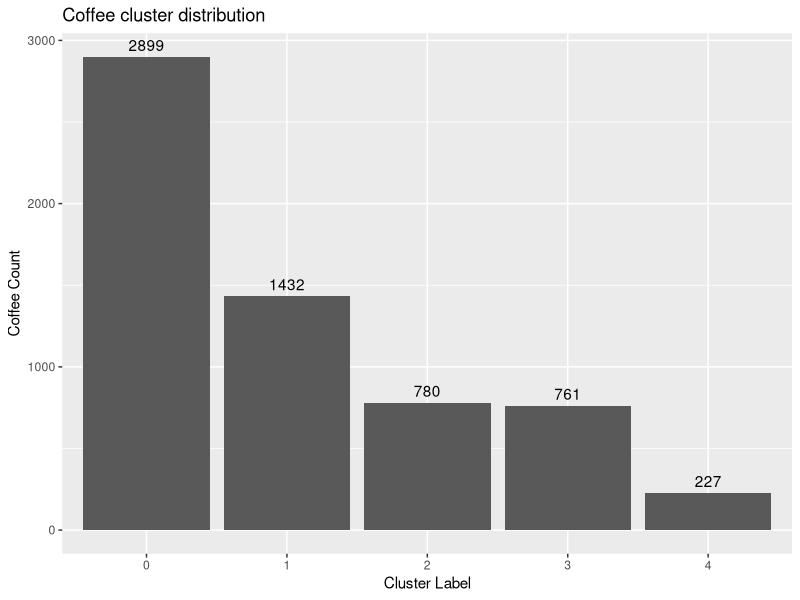
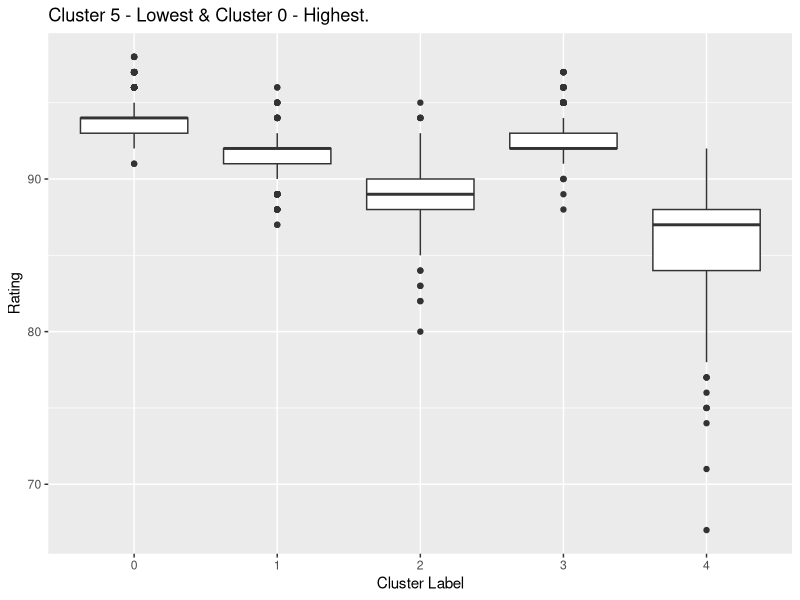
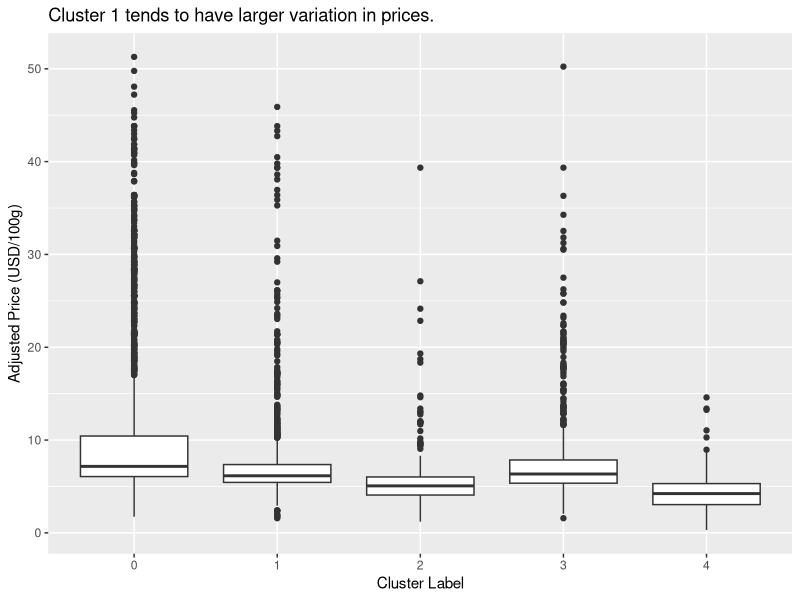
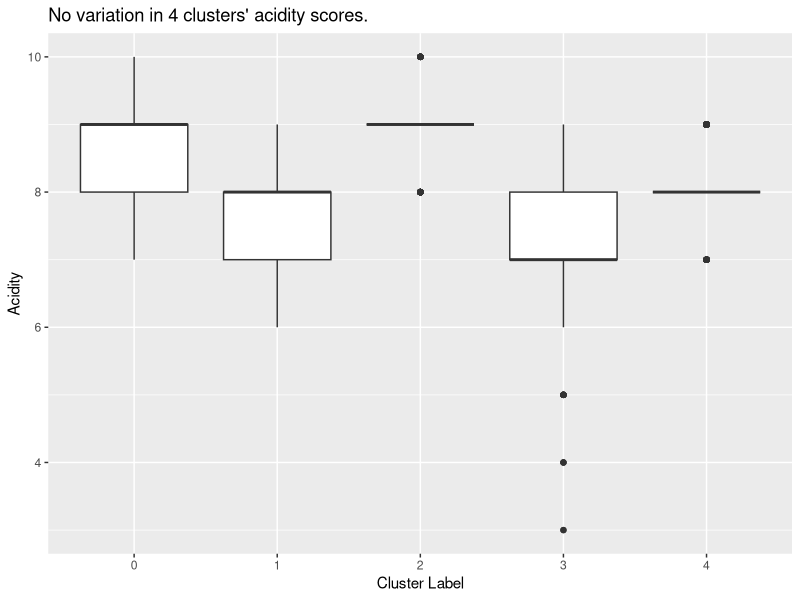
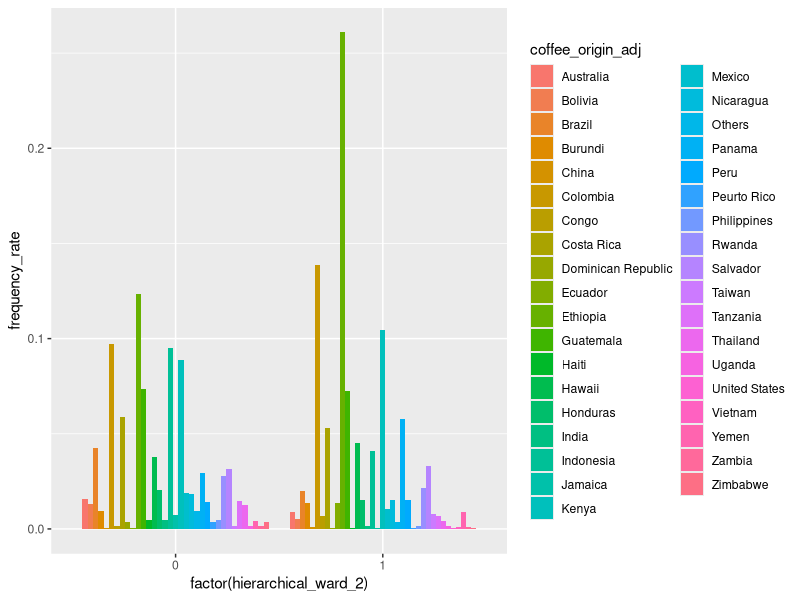

Here is the R script that generated these plots, in order: (Note: this script raises an error after producing the figures.)
## ---- chunk 1
knitr::opts_chunk$set(echo = TRUE)
Sys.setenv(LANG = "en")
rm(list = ls())
## ---- chunk 2
library(tidyverse)
## ---- chunk 3
data <- read.csv("../data/clustered_coffee.csv")
data$coffee_origin_adj[data$coffee_origin_adj == ""] <- NA
data$continent[data$continent == ""] <- NA
head(data)
## ---- chunk 4
# 1. Calculate the frequency
value_counts <- table(data$kmeans_pca_5)
# print(value_counts)

# 2. Convert the table into a data frame
value_counts_df <- as.data.frame(value_counts)

# 3. Create the bar plot
ggplot(value_counts_df, aes(x = Var1, y = Freq)) +
  geom_bar(stat = "identity") +
  geom_text(aes(label = Freq), vjust = -0.5) +
  labs(
    x = "Cluster Label", 
    y = "Coffee Count", 
    title = "Coffee cluster distribution")
## ---- chunk 5
data |>
  ggplot(aes(x=factor(kmeans_pca_5), y=Rating)) +
  geom_boxplot() +
  labs(
    x = "Cluster Label",
    y = "Rating",
    title = "Cluster 5 - Lowest & Cluster 0 - Highest."
  )
## ---- chunk 6
data |>
  ggplot(aes(x=factor(kmeans_pca_5), y=usd_per_100g_adj)) +
  geom_boxplot(na.rm = TRUE) +
  labs(
    x = "Cluster Label",
    y = "Adjusted Price (USD/100g)",
    title = "Cluster 1 tends to have larger variation in prices."
  )
## ---- chunk 7
data |>
  ggplot(aes(x=factor(kmeans_kpca_gamma005_5), y=Acidity_combined)) +
  geom_boxplot() +
  labs(
    x = "Cluster Label",
    y = "Acidity",
    title = "No variation in 4 clusters' acidity scores."
  )
## ---- chunk 8
data %>%
  group_by(kmeans_kpca_gamma005_5) %>%
  summarise(
    mean_value = mean(Acidity_combined, na.rm = TRUE),
    median_value = median(Acidity_combined, na.rm = TRUE),
    sd_value = sd(Acidity_combined, na.rm = TRUE),
    min_value = min(Acidity_combined, na.rm = TRUE),
    max_value = max(Acidity_combined, na.rm = TRUE),
    n = n()
  )
## ---- chunk 9
cluster_counts <- data |>
  filter(!is.na(coffee_origin_adj)) |>
  group_by(hierarchical_ward_2, coffee_origin_adj)|>
  summarise(count = n(), .groups = 'drop')

# Calculate the frequency rate for each country within each cluster
total_clusters <- data |>
  group_by(hierarchical_ward_2) |>
  summarise(total_count = n(), .groups = 'drop')

# Check for any NA values after conversion
print(sum(is.na(cluster_counts$count)))  # Check for NA in 'count'
print(sum(is.na(total_clusters$total_count))) # Check for NA in 'total_count'

# Join the counts with total clusters to calculate frequency
cluster_with_frequency <- cluster_counts |>
  left_join(total_clusters, by = "hierarchical_ward_2") |>
  mutate(frequency_rate = count / total_count)

# View the result
print(cluster_with_frequency)
## ---- chunk 10
cluster_with_frequency |>
  ggplot(aes(x=factor(hierarchical_ward_2), y=frequency_rate, fill=coffee_origin_adj)) + 
  geom_bar(stat = "identity", position = "dodge")
## ---- chunk 11
cluster_counts <- data |>
  filter(!is.na(roast_lv_adj)) |>
  group_by(cluster_label, roast_lv_adj)|>
  summarise(count = n(), .groups = 'drop')

# Calculate the frequency rate for each country within each cluster
total_clusters <- data |>
  group_by(cluster_label) |>
  summarise(total_count = n(), .groups = 'drop')

# Check for any NA values after conversion
print(sum(is.na(cluster_counts$count)))  # Check for NA in 'count'
print(sum(is.na(total_clusters$total_count))) # Check for NA in 'total_count'

# Join the counts with total clusters to calculate frequency
cluster_with_frequency <- cluster_counts |>
  left_join(total_clusters, by = "cluster_label") |>
  mutate(frequency_rate = count / total_count)

# View the result
print(cluster_with_frequency)

cluster_with_frequency |>
  ggplot(aes(x=factor(cluster_label), y=frequency_rate, fill=factor(roast_lv_adj))) + 
  geom_bar(stat = "identity", position = "dodge")
## ---- chunk 12
cluster_counts <- data |>
  filter(!is.na(continent)) |>
  group_by(cluster_label, continent)|>
  summarise(count = n(), .groups = 'drop')

# Calculate the frequency rate for each country within each cluster
total_clusters <- data |>
  group_by(cluster_label) |>
  summarise(total_count = n(), .groups = 'drop')

# Check for any NA values after conversion
print(sum(is.na(cluster_counts$count)))  # Check for NA in 'count'
print(sum(is.na(total_clusters$total_count))) # Check for NA in 'total_count'

# Join the counts with total clusters to calculate frequency
cluster_with_frequency <- cluster_counts |>
  left_join(total_clusters, by = "cluster_label") |>
  mutate(frequency_rate = count / total_count)

# View the result
print(cluster_with_frequency)

cluster_with_frequency |>
  ggplot(aes(x=factor(cluster_label), y=frequency_rate, fill=continent)) + 
  geom_bar(stat = "identity", position = "dodge")
